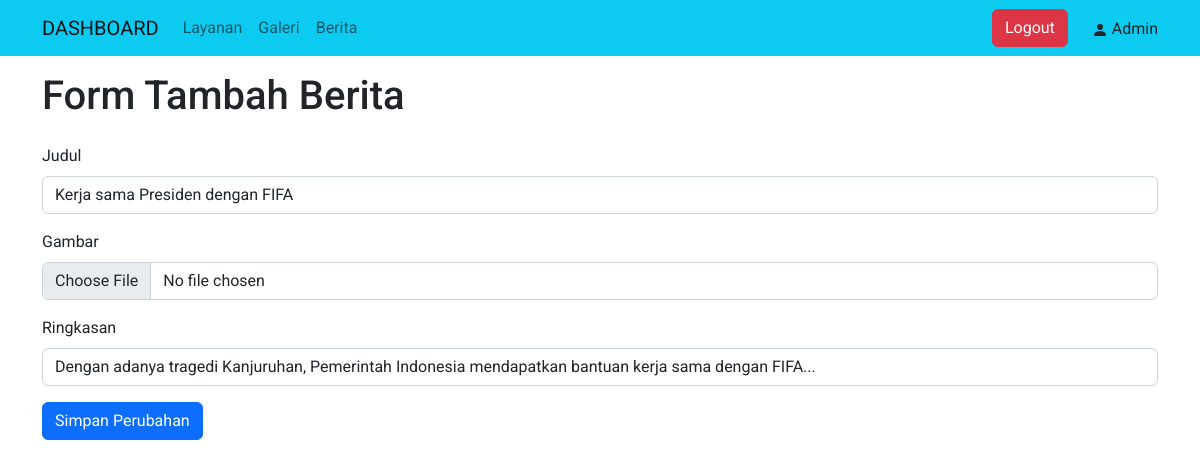
/form.php?edit=1 (signed in), run on the app's committed database.
### tables this page shows
CREATE TABLE `berita` (
  `id` int(11) NOT NULL,
  `gambar` varchar(100) NOT NULL,
  `judul` varchar(50) NOT NULL,
  `ringkasan` text NOT NULL
);

### form.php (the view, shortened to what this page needs)
<!doctype html>
<?php
include 'function/connect.php';
$judul = '';
$ringkasan = '';
if(isset($_GET['edit'])){
  $id = $_GET['edit'];
  $query = "SELECT * FROM berita WHERE id='$id'";
  $sql = mysqli_query($conn,$query);
  $data = mysqli_fetch_array($sql);
  $judul = $data['judul'];
  $ringkasan = $data['ringkasan'];
}
?>
<html lang="en">
  <head>
    <link href="https://cdn.jsdelivr.net/npm/bootstrap@5.2.2/dist/css/bootstrap.min.css" rel="stylesheet">
    <link rel="stylesheet" href="css/style.css">
  </head>
  <body>
    <nav class="navbar navbar-expand-lg bg-info">
      <div class="container">
      <a class="navbar-brand" href="dashboard.php">DASHBOARD</a>
        <div class="collapse navbar-collapse" id="navbarNav">
          <ul class="navbar-nav">
            <li class="nav-item">
              <a class="nav-link" href="layanan.php">Layanan</a>
            </li>
            <li class="nav-item">
              <a class="nav-link" href="#">Galeri</a>
            </li>
            <li class="nav-item">
              <a class="nav-link" href="berita.php">Berita</a>
            </li>
          </ul>
          <ul class="navbar-nav ms-auto">
            <li class="nav-item">
              <a class="btn btn-danger" href="function/logout.php">Logout</a>
            </li>
            <li class="nav-item">
            <div class="ps-4 pt-2">
              <svg xmlns="http://www.w3.org/2000/svg" width="16" height="16" fill="currentColor" class="bi bi-person-fill" viewBox="0 0 16 16">
                <path d="M3 14s-1 0-1-1 1-4 6-4 6 3 6 4-1 1-1 1H3zm5-6a3 3 0 1 0 0-6 3 3 0 0 0 0 6z"/>
              </svg> Admin
            </div>
          </li>
          </ul>
        </div>
      </div>
    </nav>
    <div class="container">
        <h1 class="pt-3 pb-3">Form Tambah Berita</h1>
        <form action="function/proses.php" method="POST" enctype="multipart/form-data">
          <div class="mb-3">
              <label class="form-label">Judul</label>
              <input type="text" class="form-control" name="judul" placeholder="Judul" value="<?php echo $judul; ?>">
          </div>
          <div class="mb-3">
              <label class="form-label">Gambar</label>
              <input type="file" class="form-control" name="gambar" placeholder="gambar" >
          </div>
          <div class="mb-3">
              <label class="form-label">Ringkasan</label>
              <input type="text" value="<?php echo $ringkasan; ?>" class="form-control" placeholder="Ringkasan. . ." name="ringkasan" rows="3" ></input>
          </div>
          <div class="mb-3">
            <?php
            if (isset($_GET["edit"])){
              echo "<button type='submit' name='btnProses' value='simpan' class='btn btn-primary'>Simpan Perubahan</button>";
            } else {
              echo "<button type='submit' name='btnProses' value='tambah' class='btn btn-primary'>Tambah Data</button>";
            }
            ?>
          </div>
          </div>
  </body>
</html>

### css/style.css (style rules this page uses)
html, body { -moz-box-sizing: border-box; box-sizing: border-box; height: 100%; width: 100%; background: #fff; font-family: 'Roboto', sans-serif; font-weight: 400; }

### data on the page
berita: judul "Kerja sama Presiden dengan FIFA", ringkasan "Dengan adanya tragedi Kanjuruhan, Pemerintah Indonesia mendapatkan bantuan kerja sama dengan FIFA..."
